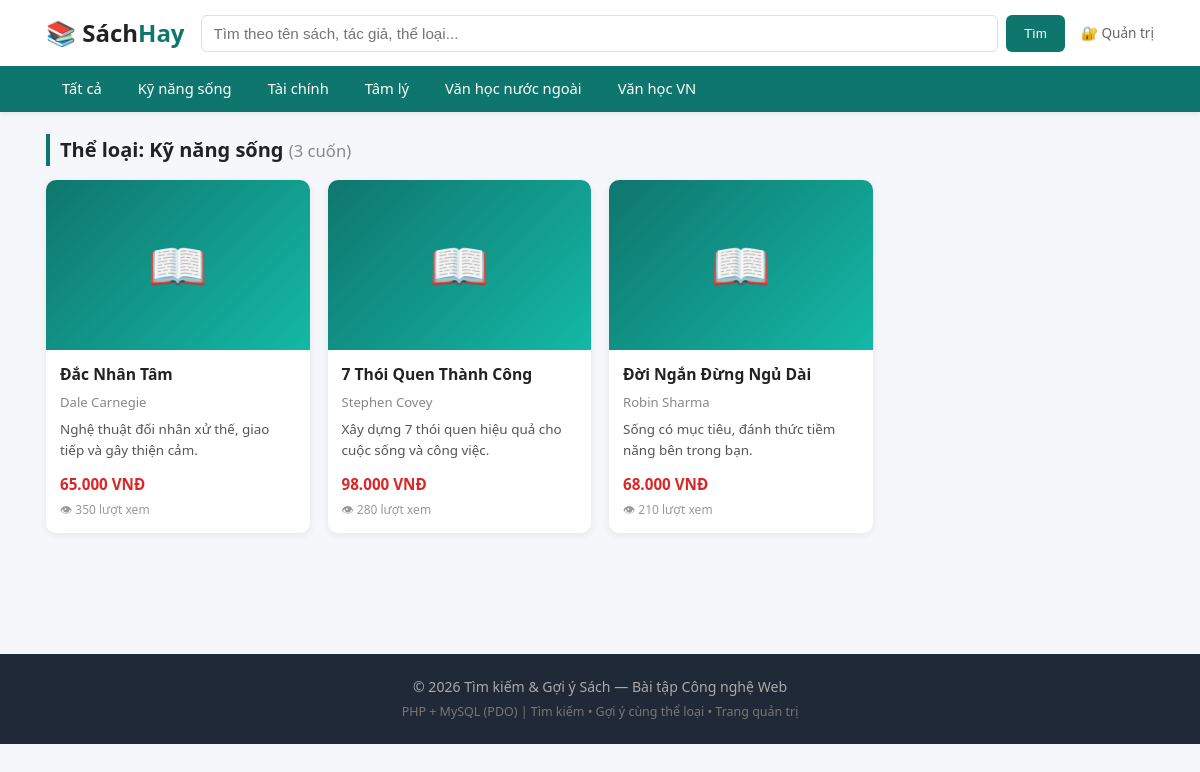
The app's page /category.php?theloai=Kỹ+năng+sống with its own data.
### tables this page shows
CREATE TABLE sach (
    id       INT PRIMARY KEY AUTO_INCREMENT,
    tensach  VARCHAR(255) NOT NULL,
    tacgia   VARCHAR(255) NOT NULL,
    theloai  VARCHAR(100) NOT NULL,
    mota     TEXT,
    gia      DECIMAL(10,2) NOT NULL,
    luotxem  INT DEFAULT 0,
    anhbia   VARCHAR(255) DEFAULT NULL,
    ngaynhap DATETIME DEFAULT CURRENT_TIMESTAMP
);

### includes/functions.php (called while the page is built, shortened)
<?php
function e($s) { return htmlspecialchars($s ?? '', ENT_QUOTES, 'UTF-8'); }
function fmt_gia($g) { return number_format((float)$g, 0, ',', '.') . ' VNĐ'; }
function excerpt($s, $len = 100) {
    $s = strip_tags($s ?? '');
    if (mb_strlen($s, 'UTF-8') <= $len) return $s;
    return mb_substr($s, 0, $len, 'UTF-8') . '…';
}

### category.php (the view, shortened to what this page needs)
<?php
$theloai = trim($_GET['theloai'] ?? '');
require_once __DIR__ . '/includes/header.php';
$books = [];
if ($theloai !== '') {
    $stmt = $conn->prepare("SELECT * FROM sach WHERE theloai = ? ORDER BY luotxem DESC");
    $stmt->execute([$theloai]);
    $books = $stmt->fetchAll(PDO::FETCH_ASSOC);
}
?>
<h2 class="section-title">Thể loại: <?= e($theloai) ?> <small style="color:#888;font-weight:normal">(<?= count($books) ?> cuốn)</small></h2>
<?php if (!$books): ?>
<div class="empty">Không có sách nào trong thể loại này. <a href="index.php">Xem tất cả</a></div>
<?php else: ?>
<div class="grid">
  <?php foreach ($books as $b): ?>
  <article class="card">
    <div class="cover">📖</div>
    <div class="body">
      <h3><a href="detail.php?id=<?= $b['id'] ?>"><?= e($b['tensach']) ?></a></h3>
      <p class="author"><?= e($b['tacgia']) ?></p>
      <p class="desc"><?= e(excerpt($b['mota'], 80)) ?></p>
      <p class="price"><?= fmt_gia($b['gia']) ?></p>
      <p class="views">👁 <?= $b['luotxem'] ?> lượt xem</p>
    </div>
  </article>
  <?php endforeach; ?>
</div>
<?php endif; ?>
<?php require_once __DIR__ . '/includes/footer.php'; ?>

### assets/style.css (style rules this page uses)
* { margin:0; padding:0; box-sizing:border-box; }
body { font-family:'Segoe UI',Arial,sans-serif; background:#f5f7fa; color:#222; line-height:1.6; }
a { color:#0f766e; text-decoration:none; }
.section-title { font-size:1.25rem; margin:22px 0 14px; padding-left:10px; border-left:4px solid #0f766e; }
.grid { display:grid; grid-template-columns:repeat(auto-fill,minmax(220px,1fr)); gap:18px; }
.card { background:#fff; border-radius:10px; overflow:hidden; box-shadow:0 2px 8px rgba(0,0,0,.07); transition:.2s; display:flex; flex-direction:column; }
.card .cover { height:170px; background:linear-gradient(135deg,#0f766e,#14b8a6); display:flex; align-items:center; justify-content:center; color:#fff; font-size:3rem; }
.card .body { padding:14px; flex:1; display:flex; flex-direction:column; }
.card h3 { font-size:.98rem; margin-bottom:6px; line-height:1.4; }
.card h3 a { color:#222; }
.card .author { font-size:.82rem; color:#888; margin-bottom:6px; }
.card .desc { font-size:.84rem; color:#555; flex:1; }
.card .price { color:#dc2626; font-weight:700; margin-top:10px; font-size:.95rem; }
.card .views { font-size:.75rem; color:#999; margin-top:4px; }

### records on screen
sach: tensach "Đắc Nhân Tâm", tacgia "Dale Carnegie", mota "Nghệ thuật đối nhân xử thế, giao tiếp và gây thiện cảm.", gia "65.000 VNĐ", luotxem "350"
sach: tensach "7 Thói Quen Thành Công", tacgia "Stephen Covey", mota "Xây dựng 7 thói quen hiệu quả cho cuộc sống và công việc.", gia "98.000 VNĐ", luotxem "280"
sach: tensach "Đời Ngắn Đừng Ngủ Dài", tacgia "Robin Sharma", mota "Sống có mục tiêu, đánh thức tiềm năng bên trong bạn.", gia "68.000 VNĐ", luotxem "210"

### other values on screen
$g "Kỹ năng sống"
$g "Tài chính"
$g "Tâm lý"
$g "Văn học nước ngoài"
$g "Văn học VN"
$theloai "Kỹ năng sống"
count($books) "3"
